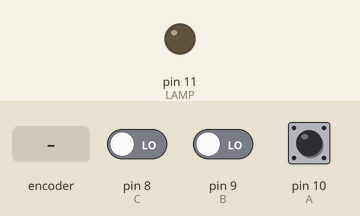
Bench run of a sketch on a simulated Arduino Uno, built with avr-gcc and run on an emulated ATmega328P. Parts: output pins drawn as LEDs (lit = HIGH). The inputs (shaded band) are chosen by the test bench; at power-on: pin 8 (C) LOW, pin 9 (B) LOW, pin 10 (A) HIGH.

Above: at 1.2 s.
1.3 s: rotary encoder on pin 10 (A) / pin 9 (B) turned 3 steps (first pin leading)
At 2.4 s:
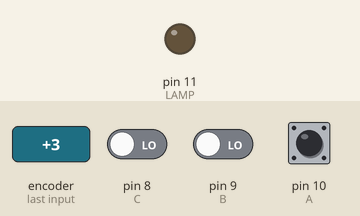
3.4 s: pin 8 (C) driven HIGH
At 4.2 s:
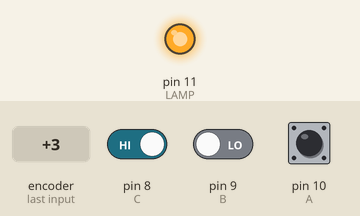
4.9 s: pin 8 (C) driven LOW
At 5.3 s:
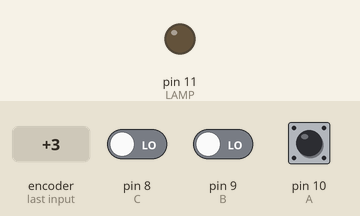
Timing chart, 0 to 7.9 s (numbered marks = the images above; inputs shaded):
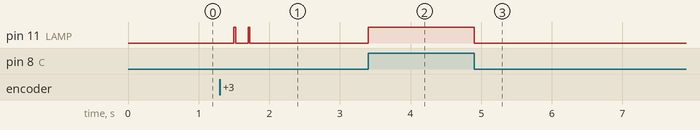

The sketch:

elif_code.ino
```cpp
/**************************************************************
PRÁCTICA Nº.16:
Realización de porta lóxica con tres pulsadores mediante código
en C/C++.
Mediante código prenderemos unha bombilla usanco un conmutador de
4 entradas de tipo STDP.
Requisito de usar comando "else if (elif en Python)".
Xan Pérez Iglesias
14/01/2025   10:15 A.M.
**************************************************************/

//Función a cumplir (Simplificada)
//f == not a * b + a * c

#define A     10
#define B      9
#define C      8
#define LAMP  11

int a = 0;
int b = 0;
int c = 0;
char condicion;

void setup(){
  pinMode(A, INPUT);
  pinMode(B, INPUT);
  pinMode(C, INPUT);
  pinMode(LAMP, OUTPUT);
}

void loop(){
  a = digitalRead(A);
  b = digitalRead(B);
  c = digitalRead(C);
  if(!a && b && !c ){
     digitalWrite(LAMP, HIGH);
  }  else if (!a && b && c) {
     digitalWrite(LAMP, HIGH);
  }  else if (a && !b && c) {
     digitalWrite(LAMP, HIGH);
  }  else if (a && b && c) {
     digitalWrite(LAMP, HIGH);
  }  else {
     digitalWrite(LAMP, LOW);
  }

}
```

Measured:
- after the input at 1.3 s, pin 11 (LAMP): alternates HIGH for 0.02 s and LOW for 0.18 s, 4 changes in all, then stays LOW, starting after 0.20 s
- after the input at 3.4 s, pin 11 (LAMP): LOW → HIGH at once
- after the input at 4.9 s, pin 11 (LAMP): HIGH → LOW at once
